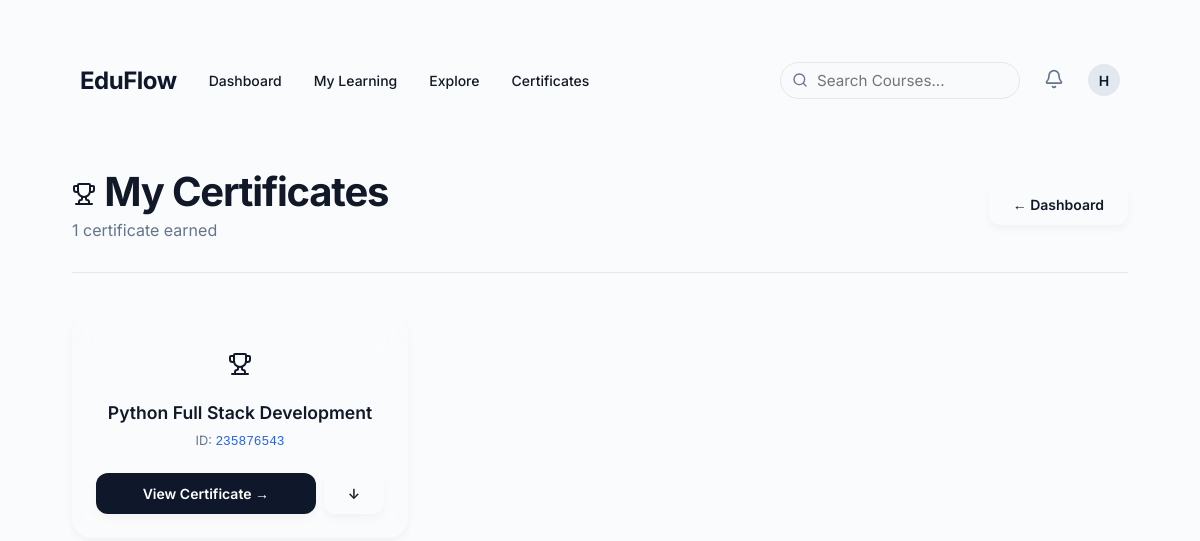
/certificates/ (signed in), run on the app's committed database.
### accounts/models.py (models this page shows, shortened)
class User(AbstractUser):
    email = models.EmailField(unique=True)
    is_student = models.BooleanField(default=True)
    is_instructor = models.BooleanField(default=False)

### certificates/models.py (models this page shows, shortened)
class Certificate(models.Model):
    student = models.ForeignKey(
        settings.AUTH_USER_MODEL,
        on_delete=models.CASCADE,
        related_name="certificates"
    )
    course = models.ForeignKey(
        Course,
        on_delete=models.CASCADE
    )
    certificate_id = models.CharField(
        max_length=50,
        unique=True
    )
    issued_at = models.DateTimeField(
        auto_now_add=True,
        db_index=True
    )
    class Meta:
        unique_together = (
            "student",
            "course"
        )

### courses/models.py (models this page shows, shortened)
class Course(models.Model):
    category = models.ForeignKey(
        Category,
        on_delete=models.SET_NULL,
        null=True,
        blank=True,
        related_name="courses"
    )
    tags = models.ManyToManyField(
        Tag,
        blank=True,
        related_name="courses"
    )
    skills = models.ManyToManyField(
        'paths.Skill',
        blank=True,
        related_name='courses'
    )
    cover_image = models.ImageField(upload_to="course_covers/", null=True, blank=True, validators=[validate_image_upload])
    level = models.CharField(max_length=20, choices=[('BEGINNER', 'Beginner'), ('INTERMEDIATE', 'Intermediate'), ('ADVANCED', 'Advanced')], default="BEGINNER")
    title = models.CharField(max_length=200)
    description = models.TextField()
    thumbnail = models.ImageField(
        upload_to="course_thumbnails/",
        blank=True,
        null=True,
        validators=[
            FileValidator(
                allowed_extensions=['.png', '.jpg', '.jpeg', '.webp'],
                allowed_mimetypes=['image/png', 'image/jpeg', 'image/webp'],
                max_size=2 * 1024 * 1024
            )
        ]
    )
    created_at = models.DateTimeField(
        auto_now_add=True
    )
    updated_at = models.DateTimeField(
        auto_now=True
    )
    is_featured = models.BooleanField(
        default=False
    )

### certificates/views.py (the view)
@login_required
def certificate_list(request):
    certificates = Certificate.objects.filter(
        student=request.user
    ).select_related("course")
    return render(
        request,
        "certificates/certificate_list.html",
        {
            "certificates": certificates
        }
    )

### templates/certificates/certificate_list.html (shortened to what this page needs)
{% extends "base.html" %}
{% load static %}
{% block body_class %}page-standard{% endblock %}
{% block content %}
<div class="page-wrapper" style="padding: 3rem 2rem;">
    <div class="page-header">
        <div class="page-header__left">
            <h1 class="page-title heading-gradient"><i data-lucide="trophy" class="icon-inline"></i> My Certificates</h1>
            <p class="text-muted">{{ certificates|length }} certificate{{ certificates|length|pluralize }} earned</p>
        </div>
        <a href="{% url 'dashboard' %}" class="btn btn-secondary" id="btn-dashboard">&larr; Dashboard</a>
    </div>
    {% if certificates %}
    <div style="display: grid; grid-template-columns: repeat(auto-fill, minmax(300px, 1fr)); gap: 1.5rem;">
        {% for certificate in certificates %}
        <article class="card card--hover animate-fade-in-up" aria-label="Certificate for {{ certificate.course.title }}">
            <div style="font-size: 2.5rem; margin-bottom: 1rem; text-align: center;"><i data-lucide="trophy" class="icon-inline"></i></div>
            <h2 style="font-size: 1.1rem; font-weight: 600; text-align: center; margin-bottom: 0.5rem; line-height: 1.3;">
                {{ certificate.course.title }}
            </h2>
            <p class="text-muted" style="text-align: center; font-size: 0.8rem; margin-bottom: 1.5rem;">
                ID: <code style="color: var(--accent-secondary);">{{ certificate.certificate_id }}</code>
            </p>
            <div style="display: flex; gap: 0.5rem;">
                <a href="{% url 'certificate_detail' certificate.certificate_id %}"
                   class="btn btn-primary"
                   style="flex: 1; text-align: center;"
                   id="view-cert-{{ certificate.id }}">
                    View Certificate &rarr;
                </a>
                <a href="{% url 'download_certificate' certificate.certificate_id %}"
                   class="btn btn-secondary"
                   id="dl-cert-{{ certificate.id }}"
                   aria-label="Download certificate for {{ certificate.course.title }}">
                    ↓
                </a>
            </div>
        </article>
        {% endfor %}
    </div>
    {% endif %}
</div>
{% endblock %}

### templates/_navbar.html (shortened to what this page needs)
<nav class="global-nav" aria-label="Main navigation">
    <div class="container">
        <div class="global-nav__left">
            <a href="{% url 'dashboard' %}" class="global-nav__logo">EduFlow</a>
            <div class="global-nav__links">
                {% if request.user.is_authenticated %}
                    {% if is_admin %}
                    <a href="{% url 'instructor_dashboard' %}">Instructor Portal</a>
                    <a href="{% url 'monitoring_dashboard' %}">Monitoring</a>
                    <a href="{% url 'reports_dashboard' %}">Reports</a>
                    {% else %}
                    <a href="{% url 'dashboard' %}">Dashboard</a>
                    <a href="{% url 'my_courses' %}">My Learning</a>
                    <a href="{% url 'course_list' %}">Explore</a>
                    <a href="{% url 'certificate_list' %}">Certificates</a>
                    {% endif %}
                {% else %}
                    <a href="{% url 'course_list' %}">Explore</a>
                {% endif %}
            </div>
        </div>
        <div class="global-nav__right">
            {% if request.user.is_authenticated %}
                <div class="global-nav__links" style="gap: 24px;">
                    <form action="{% url 'search_courses' %}" method="get" style="position: relative; flex: 0 0 240px; max-width: 240px;">
                        <i data-lucide="search" style="position: absolute; left: 12px; top: 50%; transform: translateY(-50%); width: 16px; height: 16px; color: var(--text-muted);"></i>
                        <input type="text" name="q" placeholder="Search Courses..." class="input" style="padding-left: 36px; padding-top: 0.5rem; padding-bottom: 0.5rem; border-radius: var(--radius-full); width: 100%; background: #F8FAFC;">
                    </form>
                    <div class="nav-notifications" style="position: relative; display: flex; align-items: center;">
                        <button id="notificationBell" style="background: none; border: none; cursor: pointer; position: relative; padding: 0;">
                            <i data-lucide="bell" style="width: 20px; color: var(--text-muted);"></i>
                        </button>
                    </div>
                    <a href="{% url 'profile' %}" aria-label="Profile" style="display: flex; align-items: center;">
                        <div class="avatar avatar-sm" aria-hidden="true">{{ request.user.username|make_list|first|upper }}</div>
                    </a>
                </div>
            {% else %}
                <div class="global-nav__links">
                    <a href="{% url 'login' %}" class="btn btn-secondary btn--sm">Log In</a>
                    <a href="{% url 'register' %}" class="btn btn-primary btn--sm">Sign Up</a>
                </div>
            {% endif %}
        </div>
    </div>
</nav>

### static/css/main.css (style rules this page uses)
:root { --bg-gradient: #FAFBFC; --bg-gradient-auth: #FAFBFC; --card-bg: #FFFFFF; --card-bg-auth: #FFFFFF; --card-border: #E5E7EB; --accent-primary: #0F172A; --accent-secondary: #2563EB; --accent-cyan: #06B6D4; --accent-green: #10B981; --accent-red: #EF4444; --accent-amber: #F59E0B; --accent-gold: #D4AF37; --text-primary: #111827; --text-muted: #64748B; --text-subtle: #94A3B8; --input-bg: #FFFFFF; --input-border: #E5E7EB; --input-focus: #2563EB; --success: #10B981; --danger: #EF4444; --warning: #F59E0B; --info: #06B6D4; --shadow-sm: 0 4px 8px rgba(0,0,0,.04); --shadow-md: 0 12px 24px rgba(15,23,42,.08); --shadow-lg: 0 24px 48px rgba(15,23,42,.12); --radius-sm: 8px; --radius-md: 12px; --radius-lg: 20px; --radius-xl: 28px; --radius-full: 9999px; }
*, *::before, *::after { box-sizing: border-box; margin: 0; padding: 0; }
html { scroll-behavior: smooth; }
body { font-family: 'Inter', sans-serif; background: var(--bg-gradient); color: var(--text-primary); min-height: 100vh; position: relative; overflow-x: hidden; }
.page-standard { padding: 2.5rem; }
.container { max-width: 1280px; margin: 0 auto; padding: 0 40px; width: 100%; }
.global-nav { height: 80px; background: var(--surface); border-bottom: 1px solid var(--border); display: flex; align-items: center; position: sticky; top: 0; z-index: 100; }
.global-nav .container { display: flex; justify-content: space-between; align-items: center; }
.global-nav__left, .global-nav__right { display: flex; align-items: center; gap: 32px; }
.global-nav__logo { font-size: 24px; font-weight: 700; color: var(--accent-primary); text-decoration: none; letter-spacing: -0.02em; }
.global-nav__links { display: flex; align-items: center; gap: 32px; white-space: nowrap; }
.global-nav__links a { text-decoration: none; color: var(--text-secondary); font-weight: 500; font-size: 14px; transition: color 200ms ease; }
.page-wrapper { position: relative; z-index: 1; max-width: 1200px; margin: 0 auto; }
h1.page-title { font-size: clamp(1.75rem, 4vw, 2.5rem); font-weight: 700; letter-spacing: -0.03em; line-height: 1.2; }
.text-muted { color: var(--text-muted); }
.btn { display: inline-flex; align-items: center; justify-content: center; gap: 0.4rem; padding: 0.75rem 1.5rem; border-radius: 12px; font-family: inherit; font-size: 0.925rem; font-weight: 600; text-decoration: none; cursor: pointer; border: none; transition: all 0.3s cubic-bezier(0.16, 1, 0.3, 1); white-space: nowrap; }
.btn-primary { background: var(--accent-primary); color: #FFFFFF !important; box-shadow: var(--shadow-sm); }
.btn-secondary { background: #FFFFFF; border: 1px solid var(--border); color: var(--accent-primary); box-shadow: var(--shadow-sm); }
.form-input, input[type="text"], input[type="email"], input[type="password"], input[type="number"], input[type="url"], select, textarea { width: 100%; padding: 0.85rem 1.25rem; background: var(--input-bg); border: 1px solid var(--input-border); border-radius: 12px; font-size: 0.95rem; color: var(--text-primary); font-family: inherit; transition: all 0.25s ease; }
.page-header { display: flex; justify-content: space-between; align-items: center; padding-bottom: 2rem; border-bottom: 1px solid var(--input-border); margin-bottom: 2.5rem; flex-wrap: wrap; gap: 1.25rem; }
.page-header__left { display: flex; flex-direction: column; gap: 0.25rem; }
.animate-fade-in-up { animation: fadeInUp 0.6s cubic-bezier(0.16,1,0.3,1); }

### data on the page
User: user.username|make_list "H"
Certificate: course "Python Full Stack Development", certificate_id "235876543"

### other printed values
{{ certificates|length }} "1"
